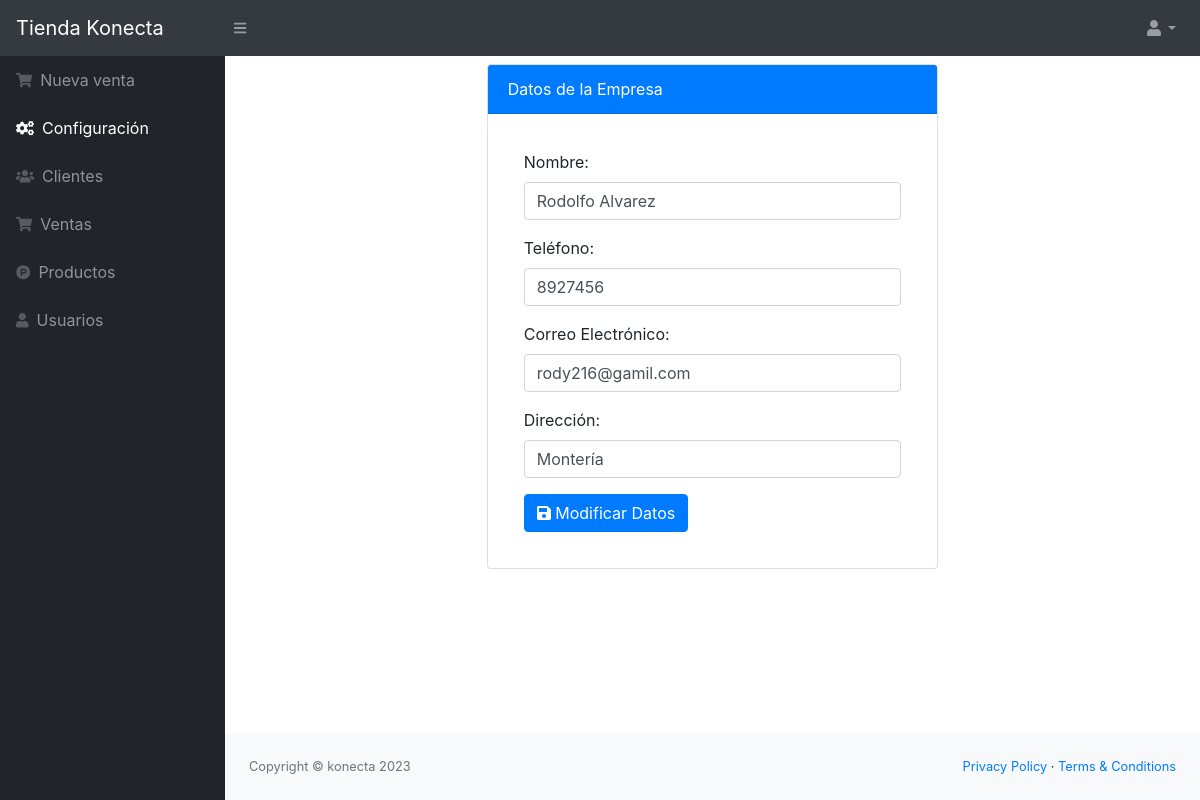
Before: /src/config.php (signed in) with the older database file.
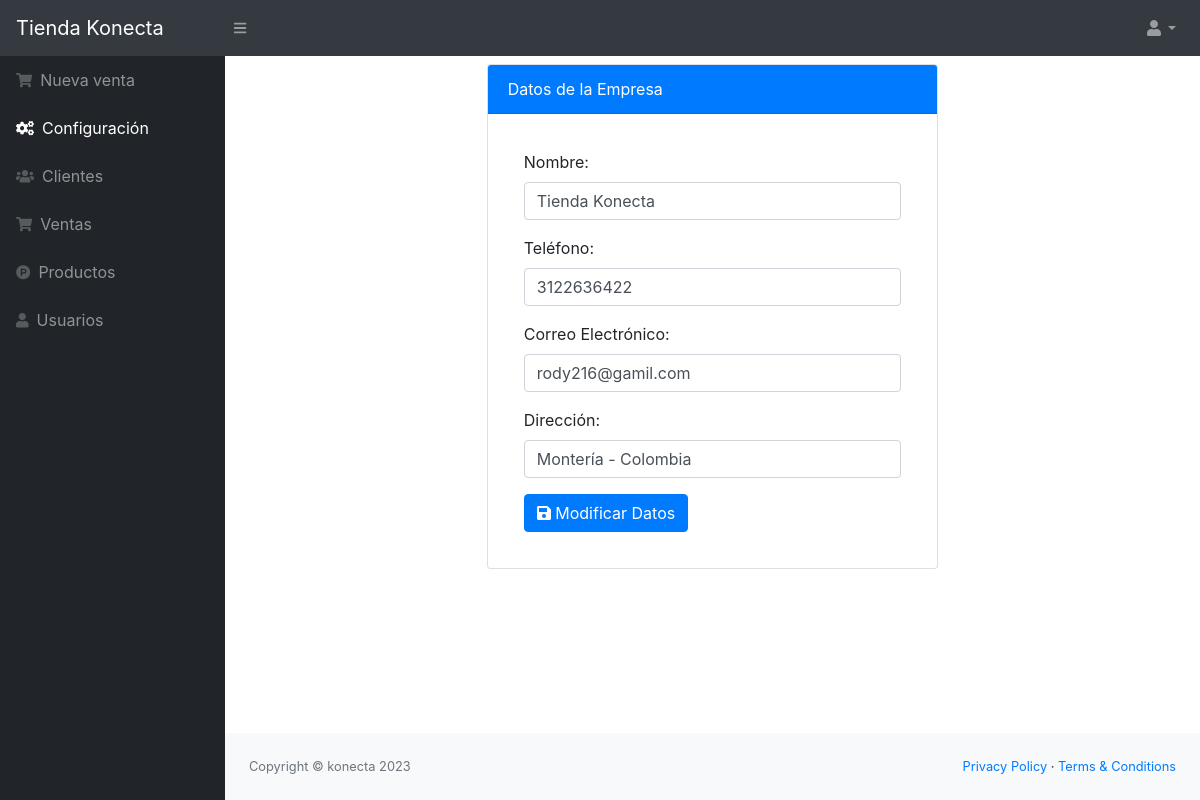
After: the same page with the newer database file.
### tables this page shows
CREATE TABLE `configuracion` (
  `id` int(11) NOT NULL,
  `nombre` varchar(100) NOT NULL,
  `telefono` varchar(15) NOT NULL,
  `email` varchar(100) NOT NULL,
  `direccion` text NOT NULL
);

### src/config.php (the view, shortened to what this page needs)
<?php
include_once "includes/header.php";
require_once "../conexion.php";
$query = mysqli_query($conexion, "SELECT * FROM configuracion");
$data = mysqli_fetch_assoc($query);
?>
<div class="row">
<div class="col-md-6 mx-auto">
            <div class="card">
                <div class="card-header bg-primary text-white">
                    Datos de la Empresa
                </div>
                <div class="card-body">
                    <form action="" method="post" class="p-3">
                        <div class="form-group">
                            <label>Nombre:</label>
                            <input type="text" name="nombre" class="form-control" value="<?php echo $data['nombre']; ?>" id="txtNombre" placeholder="Nombre de la Empresa" required class="form-control">
                        </div>
                        <div class="form-group">
                            <label>Teléfono:</label>
                            <input type="number" name="telefono" class="form-control" value="<?php echo $data['telefono']; ?>" id="txtTelEmpresa" placeholder="teléfono de la Empresa" required>
                        </div>
                        <div class="form-group">
                            <label>Correo Electrónico:</label>
                            <input type="email" name="email" class="form-control" value="<?php echo $data['email']; ?>" id="txtEmailEmpresa" placeholder="Correo de la Empresa" required>
                        </div>
                        <div class="form-group">
                            <label>Dirección:</label>
                            <input type="text" name="direccion" class="form-control" value="<?php echo $data['direccion']; ?>" id="txtDirEmpresa" placeholder="Dirreción de la Empresa" required>
                        </div>
                        <div>
                            <button type="submit" class="btn btn-primary"><i class="fas fa-save"></i> Modificar Datos</button>
                        </div>
                    </form>
                </div>
            </div>
        </div>
</div>
<?php include_once "includes/footer.php"; ?>

Changed rows visible on the page:
changed configuracion "rody216@gamil.com": nombre "Rodolfo Alvarez" → "Tienda Konecta"; telefono "8927456" → "3122636422"; direccion "Montería" → "Montería - Colombia"
